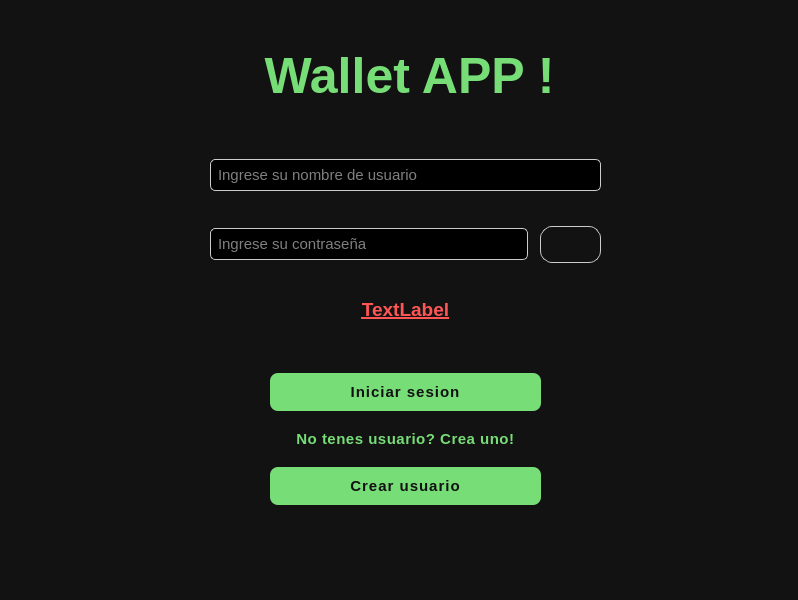
<?xml version="1.0" encoding="UTF-8"?>
<ui version="4.0">
 <class>Login</class>
 <widget class="QMainWindow" name="Login">
  <property name="geometry">
   <rect>
    <x>0</x>
    <y>0</y>
    <width>798</width>
    <height>600</height>
   </rect>
  </property>
  <property name="cursor">
   <cursorShape>ArrowCursor</cursorShape>
  </property>
  <property name="windowTitle">
   <string>MainWindow</string>
  </property>
  <property name="styleSheet">
   <string notr="true">QWidget {
					background-color: #121212;
					color: #ffffff;
					font-family: Segoe UI;
					font-size: 14px;
				}</string>
  </property>
  <widget class="QWidget" name="centralwidget">
   <widget class="QWidget" name="verticalLayoutWidget">
    <property name="geometry">
     <rect>
      <x>210</x>
      <y>130</y>
      <width>391</width>
      <height>221</height>
     </rect>
    </property>
    <layout class="QVBoxLayout" name="verticalLayout">
     <item>
      <widget class="QLineEdit" name="txtUser">
       <property name="enabled">
        <bool>true</bool>
       </property>
       <property name="styleSheet">
        <string notr="true">QLineEdit {
				background-color: rgba(0,0,0,50) ;
				color: white;
				font-size: 15px;
				background-color: transparente;
				border: 1px solid #cccccc;
				border-radius: 5px;
				padding: 5px;
				}</string>
       </property>
       <property name="inputMethodHints">
        <set>Qt::ImhHiddenText|Qt::ImhSensitiveData</set>
       </property>
       <property name="placeholderText">
        <string>Ingrese su nombre de usuario</string>
       </property>
      </widget>
     </item>
     <item>
      <layout class="QHBoxLayout" name="horizontalLayout" stretch="0,0">
       <property name="spacing">
        <number>12</number>
       </property>
       <property name="sizeConstraint">
        <enum>QLayout::SetDefaultConstraint</enum>
       </property>
       <property name="leftMargin">
        <number>0</number>
       </property>
       <property name="topMargin">
        <number>0</number>
       </property>
       <property name="rightMargin">
        <number>0</number>
       </property>
       <item>
        <widget class="QLineEdit" name="txtPassword">
         <property name="styleSheet">
          <string notr="true">QLineEdit {
				background-color: rgba(0,0,0,50) ;
				color: white;
				font-size: 15px;
				background-color: transparente;
				border: 1px solid #cccccc;
				border-radius: 5px;
				padding: 5px;
				}</string>
         </property>
         <property name="inputMethodHints">
          <set>Qt::ImhHiddenText|Qt::ImhNoAutoUppercase|Qt::ImhNoPredictiveText|Qt::ImhSensitiveData</set>
         </property>
         <property name="echoMode">
          <enum>QLineEdit::Password</enum>
         </property>
         <property name="placeholderText">
          <string>Ingrese su contraseña</string>
         </property>
        </widget>
       </item>
       <item>
        <widget class="QPushButton" name="btnShowPwd">
         <property name="sizePolicy">
          <sizepolicy hsizetype="Expanding" vsizetype="Fixed">
           <horstretch>0</horstretch>
           <verstretch>0</verstretch>
          </sizepolicy>
         </property>
         <property name="minimumSize">
          <size>
           <width>32</width>
           <height>32</height>
          </size>
         </property>
         <property name="maximumSize">
          <size>
           <width>61</width>
           <height>37</height>
          </size>
         </property>
         <property name="cursor">
          <cursorShape>PointingHandCursor</cursorShape>
         </property>
         <property name="styleSheet">
          <string notr="true">QPushButton{
	border: 1px solid #cccccc;	
    border-radius: 12px;
    background-color: transparent;
    image: url(presentation/icons/closed.png);
    width: 24px;
    height: 24px;
}

QPushButton{
    image: url(presentation/icons/open.png);
}
</string>
         </property>
         <property name="text">
          <string/>
         </property>
         <property name="iconSize">
          <size>
           <width>30</width>
           <height>30</height>
          </size>
         </property>
        </widget>
       </item>
      </layout>
     </item>
     <item>
      <widget class="QLabel" name="lblValidUser">
       <property name="enabled">
        <bool>false</bool>
       </property>
       <property name="sizePolicy">
        <sizepolicy hsizetype="Expanding" vsizetype="Fixed">
         <horstretch>0</horstretch>
         <verstretch>0</verstretch>
        </sizepolicy>
       </property>
       <property name="cursor">
        <cursorShape>ForbiddenCursor</cursorShape>
       </property>
       <property name="styleSheet">
        <string notr="true">QLabel {
	color: #ff5555;
	font-size: 15px;
	font-weight: bold;
	text-decoration: underline;
}</string>
       </property>
       <property name="locale">
        <locale language="Spanish" country="LatinAmerica"/>
       </property>
       <property name="text">
        <string>&lt;html&gt;&lt;head/&gt;&lt;body&gt;&lt;p align=&quot;center&quot;&gt;&lt;span style=&quot; font-size:14pt;&quot;&gt;TextLabel&lt;/span&gt;&lt;/p&gt;&lt;/body&gt;&lt;/html&gt;</string>
       </property>
       <property name="alignment">
        <set>Qt::AlignCenter</set>
       </property>
       <property name="wordWrap">
        <bool>true</bool>
       </property>
      </widget>
     </item>
    </layout>
   </widget>
   <widget class="QWidget" name="verticalLayoutWidget_2">
    <property name="geometry">
     <rect>
      <x>270</x>
      <y>360</y>
      <width>271</width>
      <height>161</height>
     </rect>
    </property>
    <layout class="QVBoxLayout" name="verticalLayout_2">
     <item>
      <widget class="QPushButton" name="btnLogin">
       <property name="cursor">
        <cursorShape>PointingHandCursor</cursorShape>
       </property>
       <property name="styleSheet">
        <string notr="true">QPushButton{
                        background-color: #77dd77 ;
                        border: none;
                        border-radius: 8px;
                        padding: 10px 18px;
                        color: #111111;
                        font-size: 15px;
                        font-weight: bold;
						  letter-spacing: 1px;
                        }

QPushButton:hover{
                        background-color:#66cc66;       
    			            }
	
QPushButton:pressed{
                        background-color:#55aa55;
                }</string>
       </property>
       <property name="text">
        <string>Iniciar sesion</string>
       </property>
      </widget>
     </item>
     <item>
      <widget class="QLabel" name="label">
       <property name="sizePolicy">
        <sizepolicy hsizetype="Preferred" vsizetype="Fixed">
         <horstretch>0</horstretch>
         <verstretch>0</verstretch>
        </sizepolicy>
       </property>
       <property name="autoFillBackground">
        <bool>false</bool>
       </property>
       <property name="styleSheet">
        <string notr="true">QLabel {
	color: #77dd77;
	font-size: 15px;
	font-weight: bold;
	font-family: Segoe UI;
	letter-spacing: 0.5px;
}</string>
       </property>
       <property name="text">
        <string>No tenes usuario? Crea uno!</string>
       </property>
       <property name="alignment">
        <set>Qt::AlignCenter</set>
       </property>
      </widget>
     </item>
     <item>
      <widget class="QPushButton" name="btnCreateUser">
       <property name="cursor">
        <cursorShape>PointingHandCursor</cursorShape>
       </property>
       <property name="styleSheet">
        <string notr="true">QPushButton{
                        background-color: #77dd77 ;
                        border: none;
                        border-radius: 8px;
                        padding: 10px 18px;
                        color: #111111;
                        font-size: 15px;
                        font-weight: bold;
						  letter-spacing: 1px;
                        }

QPushButton:hover{
                        background-color:#66cc66;       
    			            }
	
QPushButton:pressed{
                        background-color:#55aa55;
                }</string>
       </property>
       <property name="text">
        <string>Crear usuario</string>
       </property>
      </widget>
     </item>
    </layout>
   </widget>
   <widget class="QLabel" name="lblAppName">
    <property name="enabled">
     <bool>true</bool>
    </property>
    <property name="geometry">
     <rect>
      <x>230</x>
      <y>20</y>
      <width>359</width>
      <height>131</height>
     </rect>
    </property>
    <property name="styleSheet">
     <string notr="true">QLabel {
    font-family: &quot;Segoe UI&quot;, Arial, sans-serif;
    font-size: 50px;
    font-weight: bold;
    color: #77dd77;
    qproperty-alignment: 'AlignCenter';
    margin-top: 20px;
    margin-bottom: 40px;
}
</string>
    </property>
    <property name="text">
     <string>Wallet APP !</string>
    </property>
    <property name="alignment">
     <set>Qt::AlignCenter</set>
    </property>
   </widget>
  </widget>
  <widget class="QMenuBar" name="menubar">
   <property name="geometry">
    <rect>
     <x>0</x>
     <y>0</y>
     <width>798</width>
     <height>25</height>
    </rect>
   </property>
  </widget>
  <widget class="QStatusBar" name="statusbar"/>
 </widget>
 <resources/>
 <connections/>
</ui>
